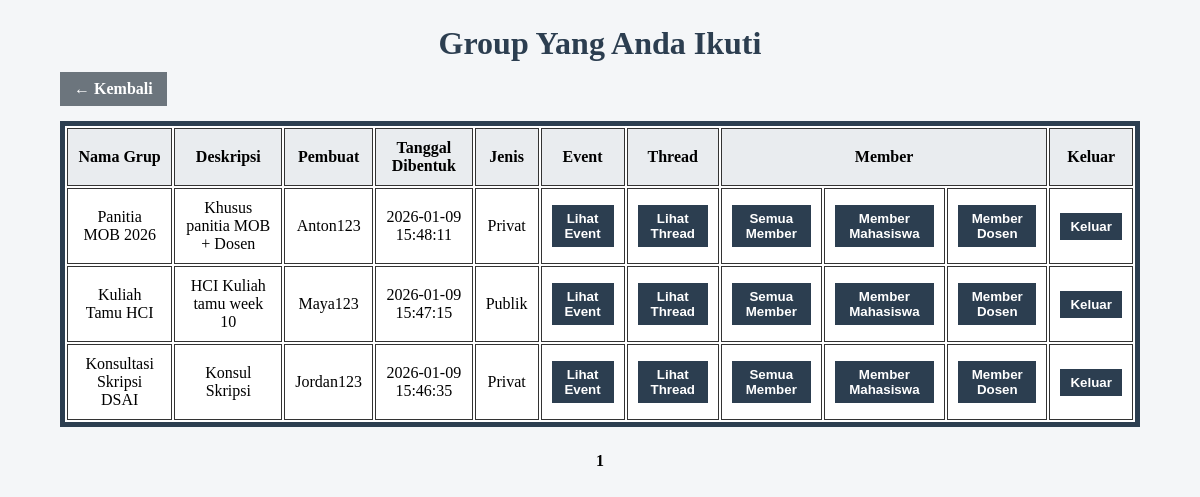
Screenshot of /mahasiswa/mahasiswa_daftar_group_join.php (signed in) with the database file from the repository.
### tables this page shows
CREATE TABLE `grup` (
  `idgrup` int(11) NOT NULL,
  `username_pembuat` varchar(20) NOT NULL,
  `nama` varchar(45) DEFAULT NULL,
  `deskripsi` varchar(45) DEFAULT NULL,
  `tanggal_pembentukan` datetime DEFAULT NULL,
  `jenis` enum('Privat','Publik') DEFAULT NULL,
  `kode_pendaftaran` varchar(45) DEFAULT NULL
);

### class/parent.php (called while the page is built, shortened)
<?php
class classParent {
    public function __construct() {
        $this->mysqli = new mysqli(SERVER, UID, PWD, DB);
    }
}
?>

### class/group.php (called while the page is built, shortened)
<?php
require_once 'parent.php';
class group extends classParent {
public function countGroupByMember($username)
{
    $sql = "SELECT COUNT(*) AS total
            FROM grup g
            JOIN member_grup mg ON g.idgrup = mg.idgrup
            WHERE mg.username = ?";
    $stmt = $this->mysqli->prepare($sql);
    $stmt->bind_param("s", $username);
    $stmt->execute();
    $res = $stmt->get_result()->fetch_assoc();
    return (int)$res['total'];
}
public function getAllGroupByMember($username, $offset = null, $limit = null)
{
    if ($offset !== null && $limit !== null) {
        $sql = "SELECT g.*
                FROM grup g
                JOIN member_grup mg ON g.idgrup = mg.idgrup
                WHERE mg.username = ?
                ORDER BY g.idgrup DESC
                LIMIT ?, ?";
        $stmt = $this->mysqli->prepare($sql);
        $stmt->bind_param("sii", $username, $offset, $limit);
    }
    $stmt->execute();
    return $stmt->get_result();
}
}

### mahasiswa/mahasiswa_daftar_group_join.php (the view, shortened to what this page needs)
<?php
require_once '../class/group.php';
$themeClass = $_SESSION['theme'] ?? 'light';
$group = new group();
$PER_PAGE = 3;
$offset = isset($_GET['start']) ? (int)$_GET['start'] : 0;
$res = $group->getAllGroupByMember(
    $_SESSION['user']['username'],
    $offset,
    $PER_PAGE
);
?>
<!DOCTYPE html>
<html>
<head>
    <link rel="stylesheet" href="../css/theme.css">
</head>
<body class="<?= $themeClass ?>">
<h2>Group Yang Anda Ikuti</h2>
<div class="container-kembali">
    <a href="mahasiswa_home.php" class="kembali">← Kembali</a>
</div>
<table>
    <thead>
        <tr>
            <th>Nama Grup</th>
            <th>Deskripsi</th>
            <th>Pembuat</th>
            <th>Tanggal Dibentuk</th>
            <th>Jenis</th>
            <th>Event</th>
            <th>Thread</th>
            <th colspan="3">Member</th>
            <th>Keluar</th>
        </tr>
    </thead>
    <tbody>
    <?php
    if ($res->num_rows == 0) {
        echo "<tr><td colspan='11' class='kosong'>Anda belum bergabung ke grup manapun</td></tr>";
    } else {
        while ($row = $res->fetch_assoc()) {
            echo "<tr>";
            echo "<td>{$row['nama']}</td>";
            echo "<td>{$row['deskripsi']}</td>";
            echo "<td>{$row['username_pembuat']}</td>";
            echo "<td>{$row['tanggal_pembentukan']}</td>";
            echo "<td>{$row['jenis']}</td>";
            echo "<td>
                <form action='mahasiswa_view_event.php' method='post'>
                    <input type='hidden' name='idgrup' value='{$row['idgrup']}'>
                    <button type='submit'>Lihat Event</button>
                </form>
            </td>";
            echo "<td>
                <form action='mahasiswa_thread.php' method='post'>
                    <input type='hidden' name='idgrup' value='{$row['idgrup']}'>
                    <button type='submit'>Lihat Thread</button>
                </form>
            </td>";
            echo "<td>
                <form action='mahasiswa_view_member.php' method='post'>
                    <input type='hidden' name='idgrup' value='{$row['idgrup']}'>
                    <button type='submit'>Semua Member</button>
                </form>
            </td>";
            echo "<td>
                <form action='mahasiswa_view_member_mahasiswa.php' method='post'>
                    <input type='hidden' name='idgrup' value='{$row['idgrup']}'>
                    <button type='submit'>Member Mahasiswa</button>
                </form>
            </td>";
            echo "<td>
                <form action='mahasiswa_view_member_dosen.php' method='post'>
                    <input type='hidden' name='idgrup' value='{$row['idgrup']}'>
                    <button type='submit'>Member Dosen</button>
                </form>
            </td>";
            echo "<td>
                <form action='mahasiswa_keluar_group.php' method='post'>
                    <input type='hidden' name='idgrup' value='{$row['idgrup']}'>
                    <button type='submit'>Keluar</button>
                </form>
            </td>";
            echo "</tr>";
        }
    }
    ?>
    </tbody>
</table>
<div class="paging">
<?php
$total_data = $group->countGroupByMember($_SESSION['user']['username']);
$max_page = ceil($total_data / $PER_PAGE);
$current_page = floor($offset / $PER_PAGE) + 1;
for ($page = 1; $page <= $max_page; $page++) {
    $offs = ($page - 1) * $PER_PAGE;
    echo ($page == $current_page)
        ? "<b>$page</b>"
        : "<a href='?start=$offs'>$page</a>";
}
?>
</div>
</body>
</html>

### css/theme.css (style rules this page uses)
body.light { background-color: #f4f6f8; color: #000; }
body.light h2, body.light h3 { color: #2c3e50; }
body.light table { background-color: #fff; }
body.light th { background-color: #e9ecef; }

### mahasiswa/mahasiswa_daftar_group_join.php (style rules this page uses)
body { font-family: 'Times New Roman', Times, serif; margin: 0; background-color: #f4f6f8; }
h2 { text-align: center; margin: 25px 0 10px; color: #2c3e50; font-size: 32px; }
.container-kembali { width: 90%; margin: auto; }
.kembali { display: inline-block; padding: 8px 14px; background-color: #6c757d; color: white; font-weight: bold; text-decoration: none; }
table { width: 90%; margin: 15px auto; background: white; border: 5px solid #2c3e50; }
th, td { border: 1px solid #333; padding: 10px; text-align: center; }
th { background-color: #e9ecef; }
button { padding: 6px 10px; font-weight: bold; border: none; background-color: #2c3e50; color: white; cursor: pointer; }
.paging { text-align: center; margin: 25px; }

### rows the page displays
grup: nama "Panitia MOB 2026", deskripsi "Khusus panitia MOB + Dosen", username_pembuat "Anton123", tanggal_pembentukan "2026-01-09 15:48:11", jenis "Privat"
grup: nama "Kuliah Tamu HCI", deskripsi "HCI Kuliah tamu week 10", username_pembuat "Maya123", tanggal_pembentukan "2026-01-09 15:47:15", jenis "Publik"
grup: nama "Konsultasi Skripsi DSAI", deskripsi "Konsul Skripsi", username_pembuat "Jordan123", tanggal_pembentukan "2026-01-09 15:46:35", jenis "Privat"
